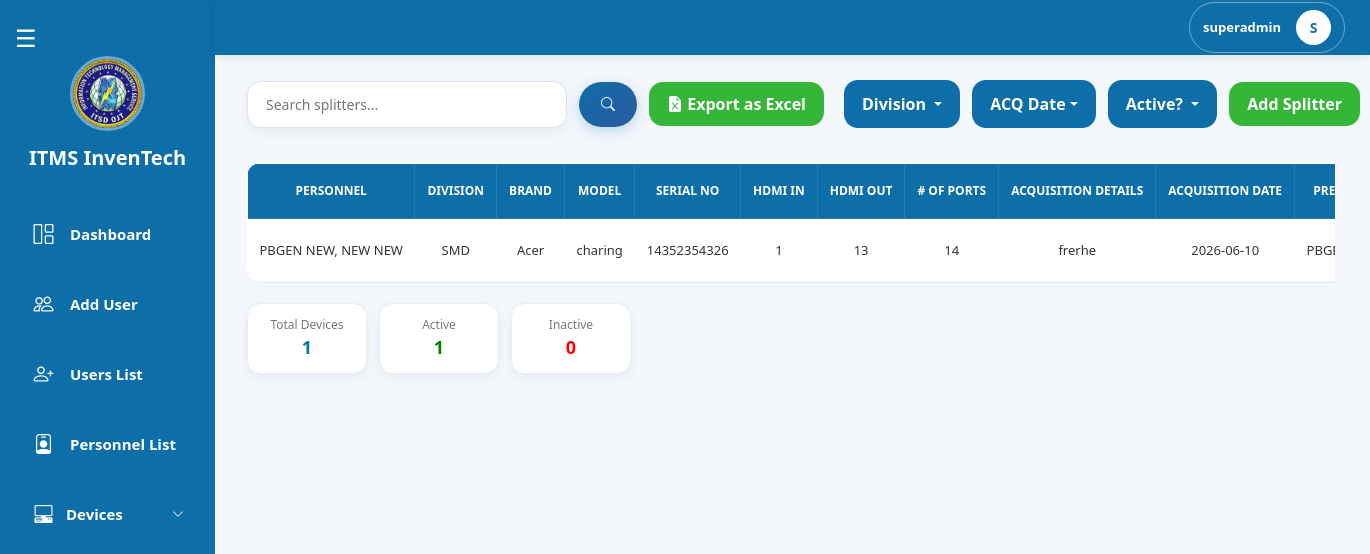
/pages/superadmin/device_splitters.php (signed in), run on an earlier commit of the app's database.
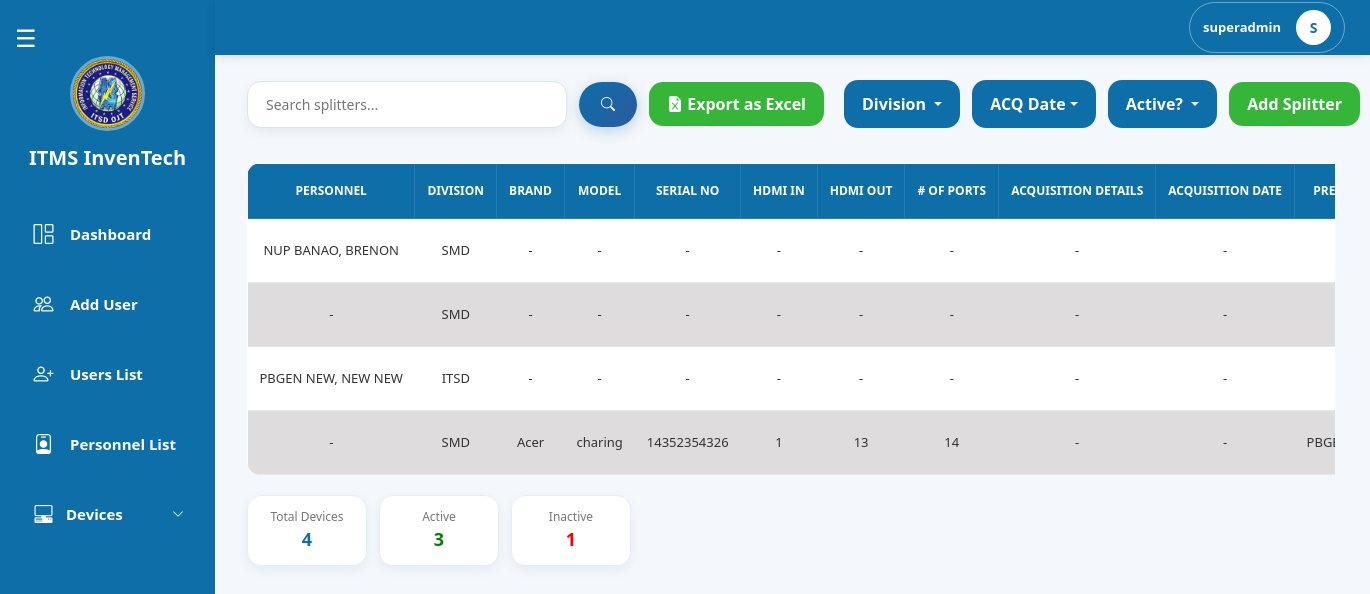
And on a later commit of the database.
### tables this page shows
CREATE TABLE `splitters` (
  `id` int(11) NOT NULL,
  `personnel_id` int(11) NOT NULL,
  `division_id` int(11) NOT NULL,
  `brand` varchar(255) DEFAULT NULL,
  `model` varchar(255) DEFAULT NULL,
  `serial_no` varchar(255) DEFAULT NULL,
  `hdmi_in` int(11) DEFAULT NULL,
  `hdmi_out` int(11) DEFAULT NULL,
  `no_of_ports` int(11) DEFAULT NULL,
  `acquisition_details` text DEFAULT NULL,
  `acquisition_date` date DEFAULT NULL,
  `previous_owners_id` longtext DEFAULT NULL CHECK (json_valid(`previous_owners_id`)),
  `is_active` tinyint(1) NOT NULL DEFAULT 1,
  `created_date` date NOT NULL DEFAULT current_timestamp(),
  `last_update_at` date DEFAULT NULL
);

CREATE TABLE `divisions` (
  `id` int(11) NOT NULL,
  `division` varchar(100) NOT NULL
);

### pages/superadmin/device_splitters.php (the view, shortened to what this page needs)
<?php
include("../../config/db.php");
function getPreviousOwnersNames($conn, $json)
{
    $ids = json_decode($json, true);
    if (!is_array($ids) || empty($ids)) return '-';
    $in = implode(',', array_map('intval', $ids));
    $result = mysqli_query($conn, "
        SELECT r.rank, p.first_name, p.middle_name, p.last_name
        FROM personnels p
        LEFT JOIN ranks r ON p.rank_id = r.id
        WHERE p.id IN ($in)
    ");
    $names = [];
    while ($row = mysqli_fetch_assoc($result))
        $names[] = trim(($row['rank'] ?? '') . ' ' . $row['first_name'] . ' ' . $row['middle_name'] . ' ' . $row['last_name']);
    return !empty($names) ? implode(",<br>", $names) : '-';
}
$limit  = 10;
$page   = max(1, (int)($_GET['page'] ?? 1));
$offset = ($page - 1) * $limit;
$search = trim($_GET['search'] ?? '');
$division_filter_raw = $_GET['division'] ?? [];
$division_filter     = is_array($division_filter_raw)
    ? array_filter(array_map('trim', $division_filter_raw)) : [];
$active_filter = isset($_GET['is_active']) ? trim($_GET['is_active']) : '';
$acq_filter    = trim($_GET['filter_acq'] ?? '');
$where  = [];
$params = [];
$types  = '';
$whereSQL = !empty($where) ? "WHERE " . implode(" AND ", $where) : "";
$baseJoin = "
    FROM splitters s
    LEFT JOIN personnels per ON s.personnel_id = per.id
    LEFT JOIN ranks rk       ON per.rank_id = rk.id
    LEFT JOIN divisions d    ON s.division_id = d.id
";
$stmtTotal = $conn->prepare("SELECT COUNT(*) AS total $baseJoin $whereSQL");
$stmtTotal->execute();
$totalDevices = $stmtTotal->get_result()->fetch_assoc()['total'] ?? 0;
$activeWhere   = $where;
$activeWhere[] = "s.is_active = 1";
$activeSQL     = "WHERE " . implode(" AND ", $activeWhere);
$inactiveWhere   = $where;
$inactiveWhere[] = "s.is_active = 0";
$inactiveSQL     = "WHERE " . implode(" AND ", $inactiveWhere);
$sa = $conn->prepare("SELECT COUNT(*) AS total $baseJoin $activeSQL");
$sa->execute();
$activeDevices = $sa->get_result()->fetch_assoc()['total'] ?? 0;
$si = $conn->prepare("SELECT COUNT(*) AS total $baseJoin $inactiveSQL");
$si->execute();
$inactiveDevices = $si->get_result()->fetch_assoc()['total'] ?? 0;
$stmt = $conn->prepare("
    SELECT s.*,
        CONCAT(COALESCE(rk.rank, ''), ' ', per.last_name, ', ', per.first_name, ' ', per.middle_name) AS fullname,
        d.division AS division_name
    $baseJoin
    $whereSQL
    ORDER BY s.brand ASC
    LIMIT ?, ?
");
$fp = $params;
$ft = $types . 'ii';
$fp[] = $offset;
$fp[] = $limit;
$stmt->bind_param($ft, ...$fp);
$stmt->execute();
$result = $stmt->get_result();
$exportParams = http_build_query([
    'search'     => $search,
    'division'   => $division_filter,
    'is_active'  => $active_filter,
    'filter_acq' => $acq_filter,
]);
?>
<!DOCTYPE html>
<html lang="en">
<head>
    <link href="https://cdn.jsdelivr.net/npm/bootstrap@5.3.3/dist/css/bootstrap.min.css" rel="stylesheet">
    <link rel="stylesheet" href="https://cdn.jsdelivr.net/npm/bootstrap-icons@1.11.3/font/bootstrap-icons.min.css">
    <link rel="stylesheet" href="../superadmin/css/devices.css">
    <link rel="stylesheet" href="css/superadmin_navbar.css">
    <link rel="stylesheet" href="./css/superadmin_sidebar.css">
</head>
<body>
    <?php include 'superadmin_sidebar.php'; ?>
    <?php include 'superadmin_navbar.php'; ?>
    <div class="top-bar">
        <div class="search-container">
            <form method="GET" action="device_splitters.php" class="search-form">
                <input type="text" name="search" class="search-input"
                    placeholder="Search splitters..." value="<?= htmlspecialchars($search) ?>">
                <button type="submit" class="search-btn"><i class="bi bi-search"></i></button>
                <a href="export_splitters.php?<?= htmlspecialchars($exportParams) ?>"
                    class="btn add-laptop-btn"
                    onclick="setTimeout(()=>showToast('Export downloaded successfully!','success'),800)">
                    <i class="bi bi-file-earmark-excel-fill"></i> Export as Excel
                </a>
            </form>
        </div>
        <div class="right-side">
            <div class="filters">
                <form method="GET" action="device_splitters.php" id="filterForm">
                    <div class="dropdown">
                        <?php $divLabel = empty($division_filter) ? 'Division' : (count($division_filter) === 1 ? $division_filter[0] : count($division_filter) . ' Divisions selected'); ?>
                        <button class="btn filter-btn dropdown-toggle" type="button"
                            data-bs-toggle="dropdown" data-bs-auto-close="outside">
                            <?= htmlspecialchars($divLabel) ?>
                        </button>
                    </div>
                </form>
            </div>
            <div class="dropdown">
                <?php
                $acqLabel = 'ACQ Date';
                ?>
                <button class="btn filter-btn dropdown-toggle" data-bs-toggle="dropdown"><?= htmlspecialchars($acqLabel) ?></button>
            </div>
            <div class="dropdown">
                <button class="btn filter-btn dropdown-toggle" data-bs-toggle="dropdown">
                    <?= $active_filter === '' ? 'Active?' : ($active_filter == 1 ? 'YES' : 'NO') ?>
                </button>
            </div>
            <button type="button" class="btn add-btn" data-bs-toggle="modal" data-bs-target="#addSplitterModal">
                Add Splitter
            </button>
        </div>
    </div>
    <div class="contenttable">
        <div class="table-container">
            <table class="users-table">
                <thead>
                    <tr>
                        <th>PERSONNEL</th>
                        <th>DIVISION</th>
                        <th>BRAND</th>
                        <th>MODEL</th>
                        <th>SERIAL NO</th>
                        <th>HDMI IN</th>
                        <th>HDMI OUT</th>
                        <th># OF PORTS</th>
                        <th>ACQUISITION DETAILS</th>
                        <th>ACQUISITION DATE</th>
                        <th>PREVIOUS HANDLERS</th>
                    </tr>
                </thead>
                <tbody>
                    <?php if ($result->num_rows > 0): ?>
                        <?php while ($row = $result->fetch_assoc()): ?>
                            <tr class="clickable-row" data-active="<?= $row['is_active'] ? '1' : '0' ?>"
                                data-bs-toggle="modal" data-bs-target="#viewSplitterModal<?= $row['id'] ?>">
                                <td><?= htmlspecialchars($row['fullname'] ?? '-') ?: '-' ?></td>
                                <td><?= htmlspecialchars($row['division_name'] ?? 'N/A') ?></td>
                                <td><?= htmlspecialchars($row['brand'] ?? '') ?: '-' ?></td>
                                <td><?= htmlspecialchars($row['model'] ?? '') ?: '-' ?></td>
                                <td><?= htmlspecialchars($row['serial_no'] ?? '') ?: '-' ?></td>
                                <td><?= htmlspecialchars($row['hdmi_in'] ?? '') ?: '-' ?></td>
                                <td><?= htmlspecialchars($row['hdmi_out'] ?? '') ?: '-' ?></td>
                                <td><?= htmlspecialchars($row['no_of_ports'] ?? '') ?: '-' ?></td>
                                <td><?= htmlspecialchars($row['acquisition_details'] ?? '') ?: '-' ?></td>
                                <td>
                                    <?= (!empty($row['acquisition_date']) && $row['acquisition_date'] !== '0000-00-00')
                                        ? htmlspecialchars($row['acquisition_date']) : '-' ?>
                                </td>
                                <td><?= getPreviousOwnersNames($conn, $row['previous_owners_id']) ?: '-' ?></td>
                            </tr>
                        <?php endwhile; ?>
                    <?php else: ?>
                        <tr>
                            <td colspan="14" class="text-center">No splitter devices found.</td>
                        </tr>
                    <?php endif; ?>
                </tbody>
            </table>
        </div>
        <div class="table-footer">
            <div class="user-stats">
                <div class="stat-box total"><span class="label">Total Devices</span><span class="value"><?= $totalDevices ?></span></div>
                <div class="stat-box active"><span class="label">Active</span><span class="value"><?= $activeDevices ?></span></div>
                <div class="stat-box inactive"><span class="label">Inactive</span><span class="value"><?= $inactiveDevices ?></span></div>
            </div>
        </div>
    </div>
</body>
</html>

### pages/superadmin/superadmin_sidebar.php (shortened to what this page needs)
<head>
    <link rel="stylesheet" href="https://cdn.jsdelivr.net/npm/bootstrap-icons@1.11.3/font/bootstrap-icons.min.css">
</head>
<div class="sidebar" id="sidebar">
    <div class="nav-left">
        <span class="toggle-btn" id="toggleBtn">☰</span>
    </div>
    <img src="../../assets/img/ITMSLOGO.jpg" class="logo">
    <h2 class="sidebar-title">ITMS InvenTech</h2>
    <a href="superadmin_dashboard.php"
        class="<?= basename($_SERVER['PHP_SELF']) == 'superadmin_dashboard.php' ? 'active' : '' ?>">
        <span class="icon"><i class="bi bi-grid-1x2"></i></span>
        <span class="text">Dashboard</span>
    </a>
    <a href="../superadmin/user_create.php"
        class="<?= basename($_SERVER['PHP_SELF']) == 'user_create.php' ? 'active' : '' ?>">
        <span class="icon"><i class="bi bi-people"></i></span>
        <span class="text">Add User</span>
    </a>
    <a href="../superadmin/users_list.php"
        class="<?= basename($_SERVER['PHP_SELF']) == 'users_list.php' ? 'active' : '' ?>">
        <span class="icon"><i class="bi bi-person-plus"></i></span>
        <span class="text">Users List</span>
    </a>
    <a href="../superadmin/personnel_list.php"
        class="<?= basename($_SERVER['PHP_SELF']) == 'personnel_list.php' ? 'active' : '' ?>">
        <span class="icon"><i class="bi bi-person-badge"></i></span>
        <span class="text">Personnel List</span>
    </a>
    <div class="dropdown">
        <button class="dropdown-btn" id="deviceDropdownBtn">
            <div class="menu-item">
                <span class="icon">
                    <i class="bi bi-pc-display-horizontal"></i>
                </span>
                <span class="text">Devices</span>
            </div>
            <span class="arrow"><i class="bi bi-chevron-down"></i></span>
        </button>
    </div>
</div>

### pages/superadmin/superadmin_navbar.php (shortened to what this page needs)
<?php
$user = $_SESSION['user'] ?? [];
$username = $user['username'] ?? 'User';
?>
<header class="header">
    <div class="navbar">
        <div class="admin-profile" id="adminProfile">
            <span class="username">
                <?= htmlspecialchars($username) ?>
            </span>
            <div class="profile-avatar">
                <?= strtoupper(substr($username, 0, 1)) ?>
            </div>
        </div>
    </div>
</header>

### pages/superadmin/css/devices.css (style rules this page uses)
:root { --sidebar-expanded: 247px; --sidebar-collapsed: 115px; --primary: #0d6ea8; --primary-dark: #0b5f91; --primary-darker: #095a8a; --primary-gradient: linear-gradient(135deg, #0d6ea8, #2c5aa0); --green: #0fa90fd3; --green-dark: #0c960cd3; --bg-page: #f4f7fb; --bg-white: #ffffff; --bg-modal-body: #f8fafc; --border-light: #dce3ec; --border-card: #eef2f6; --text-dark: #333; --text-label: #334155; --text-muted: #777; --row-even: #dedcdc; --row-hover: #dfe6e9; --shadow-sm: 0 4px 12px rgba(0, 0, 0, 0.06); --shadow-md: 0 4px 18px rgba(0, 0, 0, 0.08); --shadow-lg: 0 8px 20px rgba(0, 0, 0, 0.15); --shadow-primary: 0 4px 14px rgba(13, 110, 168, 0.25); --shadow-primary-hover: 0 6px 18px rgba(13, 110, 168, 0.35); --radius-sm: 10px; --radius-md: 14px; --radius-lg: 18px; --radius-xl: 20px; --radius-pill: 24px; }
body { background: var(--bg-page); overflow-x: hidden; }
.top-bar { margin-top: 80px; margin-left: var(--sidebar-expanded); margin-right: 35px; display: flex; justify-content: space-between; align-items: center; gap: 20px; flex-wrap: nowrap; transition: all 0.3s ease; }
.filters { display: flex; align-items: center; }
#filterForm { display: flex; align-items: center; gap: 12px; flex-wrap: nowrap; }
.filter-btn { background: var(--primary); color: white; border: none; padding: 12px 18px; border-radius: var(--radius-md); font-weight: 600; transition: all 0.3s ease; white-space: nowrap; }
.add-btn, .add-desktop-btn, .add-laptop-btn { background: var(--green); color: white; border: none; padding: 10px 18px; border-radius: var(--radius-md); font-weight: 600; transition: all 0.2s ease; white-space: nowrap; }
.right-side { display: flex; align-items: center; gap: 12px; flex-wrap: nowrap; }
.search-container { display: flex; align-items: center; }
.search-form { display: flex; align-items: center; gap: 12px; flex-wrap: nowrap; }
.search-input { width: 320px; padding: 12px 18px; border: 1px solid var(--border-light); border-radius: var(--radius-md); outline: none; font-size: 14px; font-weight: 500; background: var(--bg-white); box-shadow: var(--shadow-sm); transition: all 0.3s ease; }
.search-btn { border: none; padding: 12px 22px; border-radius: var(--radius-pill); background: var(--primary-gradient); color: white; font-size: 14px; font-weight: 600; cursor: pointer; transition: all 0.3s ease; box-shadow: var(--shadow-primary); white-space: nowrap; }
.contenttable { margin-left: var(--sidebar-expanded); margin-right: 35px; margin-top: 35px; border-radius: var(--radius-lg); transition: all 0.3s ease; overflow: visible; }
.table-container { overflow-x: auto; white-space: nowrap; }
.users-table { width: 100%; border-collapse: collapse; min-width: 1200px; background: white; border-radius: var(--radius-md); overflow: hidden; }
.users-table thead { background: var(--primary); }
.users-table thead th { color: white; padding: 18px 12px; border: 1px solid rgba(255, 255, 255, 0.1); font-size: 12px; font-weight: 700; text-align: center; white-space: nowrap; text-transform: uppercase; }
.users-table tbody td { padding: 16px 12px; font-size: 13px; text-align: center; border-bottom: 1px solid #e5e7eb; color: var(--text-dark); white-space: nowrap; }
.users-table tbody tr:nth-child(odd) { background-color: #ffffff; }
.users-table tbody tr:nth-child(even) { background-color: var(--row-even); }
.table-footer { margin-top: 20px; display: flex; justify-content: space-between; align-items: center; gap: 20px; flex-wrap: wrap; }
.user-stats { display: flex; gap: 12px; }
.stat-box { min-width: 120px; padding: 12px 16px; border-radius: var(--radius-md); background: var(--bg-white); border: 1px solid #e6eef5; box-shadow: var(--shadow-sm); text-align: center; }
.stat-box .label { display: block; font-size: 12px; color: var(--text-muted); }
.stat-box .value { font-size: 18px; font-weight: bold; color: var(--primary); }
.stat-box.active .value { color: green; }
.stat-box.inactive .value { color: red; }

What changed in the data, as far as the page shows it:
added splitters: fullname "NUP BANAO, BRENON", division.division "SMD", brand "-", model "-", serial_no "-", hdmi_in "-", hdmi_out "-", no_of_ports "-", acquisition_details "-"
added splitters: fullname "-", division.division "SMD", brand "-", model "-", serial_no "-", hdmi_in "-", hdmi_out "-", no_of_ports "-", acquisition_details "-"
added splitters: fullname "PBGEN NEW, NEW NEW", division.division "ITSD", brand "-", model "-", serial_no "-", hdmi_in "-", hdmi_out "-", no_of_ports "-", acquisition_details "-"
changed splitters "Acer": is_active 1 → 0 (drawn); fullname "PBGEN NEW, NEW NEW" → "-"; acquisition_details "frerhe" → "-"; acquisition_date "2026-06-10" → (not shown); now shows "-"
Also different on the page:
$totalDevices: "1" → "4"
$activeDevices: "1" → "3"
$inactiveDevices: "0" → "1"
